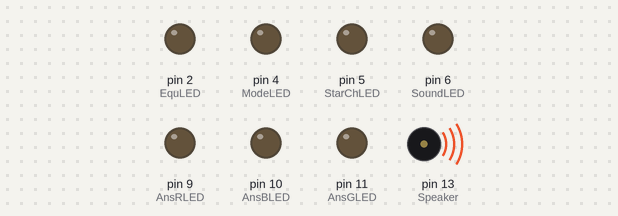
A sketch run on a simulated Arduino Uno, built with avr-gcc and run on an emulated ATmega328P. On the bench: output pins drawn as LEDs (lit = HIGH), buzzer (waves = sounding). Pins used as bus, display or sensor lines are not drawn.

Above: at 0.4 s.
At 1.3 s:
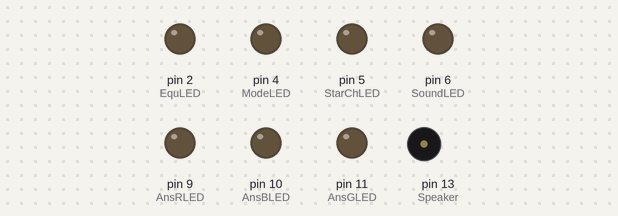
At 2.3 s:
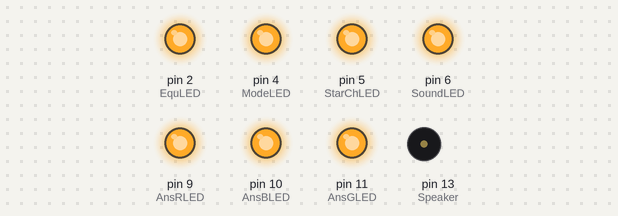
At 7.3 s:
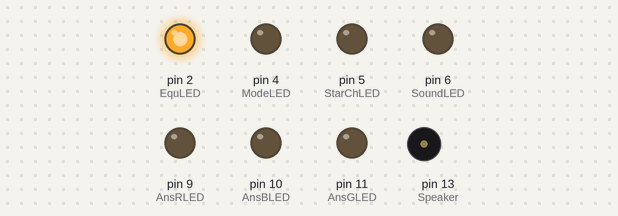
Timing chart, 0 to 8.8 s (numbered marks = the images above):
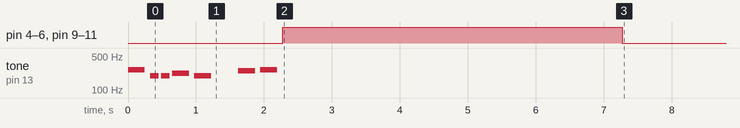

The sketch:

Scroller_LSP_Test.ino
```cpp
#include "Pitches.h"

#define Speaker 13   // Digital Pin for speaker
#define SoundBUT 12  // Digital Pin for Sound Button Activation
#define AnsGLED 11   // Answer Green LEDs
#define AnsBLED 10   // Answer Blue LEDs
#define AnsRLED 9    // Answer Red LEDs
#define StarChBUT 8  // Digital Pin for Start Check Activation
#define ModeBUT 7    // Digital Pin for Mode (Auto Check Mode) Activation
#define SoundLED 6   // Digital Pin for Sound Button LED
#define StarChLED 5  // Digital Pin for Start / Check Button LED
#define ModeLED 4    // Digital Pin for Mode (Auto Check Mode) Button LED
#define SysPower 3   // Digital Pin for keeping the Ardunio on
#define EquLED 2     // Equation LEDs
  /* A5 wired for the SDA line of the I2C
     A4 wired for the SCL line of the I2C */
#define TimerPOT A1  // Pin for Mode (Auto Check Mode) Timer Adjustment
#define SysPowBUT A0 // Pin for Power Shutdown button

int OnTimer=0;
/*Boot Melody*/
int melody[] = {NOTE_C4, NOTE_G3, NOTE_G3, NOTE_A3, NOTE_G3, 0, NOTE_B3, NOTE_C4};// notes in the melody:
int noteDuration[] = {4, 8, 8, 4, 4, 4, 4, 4};// note durations: 4 = quarter note, 8 = eighth note, etc.:
/*Incorrect Melody*/
int melody1[] = { NOTE_A7,0,NOTE_A7,0,NOTE_A7,0,NOTE_G2,NOTE_D2};
int noteDuration1[] = { 8, 16,8,16,8,16,8,3};
/*Correct Melody*/
int melody2[] = { NOTE_A7,0,NOTE_A7,0,NOTE_A7,0,NOTE_E7};
int noteDuration2[] = { 8, 16,8,16,8,16,6};

void setup() {
/* Latch Power */
    pinMode(SysPower, OUTPUT);    // Digital Pin for keeping the Ardunio on
    digitalWrite(SysPower, HIGH); // When low system turns off
/* Set Digital Pins */
    pinMode(SoundBUT, INPUT);     // Digital Pin for Sound Button Activation
    pinMode(AnsGLED, OUTPUT);     // Answer Green LEDs
    pinMode(AnsBLED, OUTPUT);     // Answer Red LEDs
    pinMode(AnsRLED, OUTPUT);     // Answer Blue LEDs
    pinMode(StarChBUT, INPUT);    // digital Pin for Start Check Activation
    pinMode(ModeBUT, INPUT);      // digital Pin for Mode Activation
    pinMode(SoundLED, OUTPUT);    // digital Pin for Sound Button LED
    pinMode(StarChLED, OUTPUT);   // digital Pin for Start / Check Button LED
    pinMode(ModeLED, OUTPUT);     // digital Pin for Mode Button LED
    pinMode(EquLED, OUTPUT);      // Equation LEDs
/* Serial, only used for fault finding and testing */
    //Serial.begin(115200);
/* Boot music */
    Boot(); // Plays boot music
/* LED Check*/
    digitalWrite(AnsGLED, HIGH);   // Answer Green LEDs
    digitalWrite(AnsBLED, HIGH);   // Answer Red LEDs
    digitalWrite(AnsRLED, HIGH);   // Answer Blue LEDs
    digitalWrite(SoundLED, HIGH);  // digital Pin for Sound Button LED
    digitalWrite(StarChLED, HIGH); // digital Pin for Start / Check Button LED
    digitalWrite(ModeLED, HIGH);   // digital Pin for Mode Button LED
    digitalWrite(EquLED, HIGH);    // Equation LEDs (stay on)
    delay(5000);                   // Long delay to CHECK LEDs
    digitalWrite(AnsGLED, LOW);    // Answer Green LEDs
    digitalWrite(AnsBLED, LOW);    // Answer Red LEDs
    digitalWrite(AnsRLED, LOW);    // Answer Blue LEDs
    digitalWrite(SoundLED, LOW);   // digital Pin for Sound Button LED
    digitalWrite(StarChLED, LOW);  // digital Pin for Start / Check Button LED
    digitalWrite(ModeLED, LOW);    // digital Pin for Mode Button LED
}

void loop() {
  delay(1000);  // delay 1 second
  OnTimer+=1;   // Increment value
  if (OnTimer>5){ // disconnect power after value reached
    digitalWrite(SysPower, LOW); // Removes signal that keeps the power on (Turns off device)
  }
}

/*Sound functions*/
void Boot(){
  for (int thisNote = 0; thisNote < (sizeof(melody)/sizeof(melody[0])); thisNote++) {
    tone(Speaker, melody[thisNote],(1000/noteDuration[thisNote])); // to calculate the note duration, take one second divided by the note duration.
    delay((1000/noteDuration[thisNote]*1.3)); // Pause is +30% of note
    noTone(Speaker);    // stop the tone playing:
  }
}
void InCorrect(){ // Answer is incorrect
  for (int thisNote = 0; thisNote < (sizeof(melody1)/sizeof(melody1[0])); thisNote++) {
    tone(Speaker, melody1[thisNote], (1000/noteDuration1[thisNote]));
    delay((1000/noteDuration1[thisNote]*1.3));
    noTone(Speaker);// stop the tone playing:
  }
}
void Correct(){ // Answer is correct
  for (int thisNote = 0; thisNote < (sizeof(melody2)/sizeof(melody2[0])); thisNote++) {
    tone(Speaker, melody2[thisNote], (1000/noteDuration2[thisNote]));
    delay((1000/noteDuration2[thisNote]*1.3));
    noTone(Speaker);// stop the tone playing:
  }
}
void Thinking(){ // Plays Thinking Pulse
    tone(Speaker, NOTE_A7, (1000/4));
    delay((1000/4*1.3));
    noTone(Speaker);// stop the tone playing:
}
```

Pitches.h
```cpp
/*************************************************
 * Public Constants
 *************************************************/

#define NOTE_B0  31
#define NOTE_C1  33
#define NOTE_CS1 35
#define NOTE_D1  37
#define NOTE_DS1 39
#define NOTE_E1  41
#define NOTE_F1  44
#define NOTE_FS1 46
#define NOTE_G1  49
#define NOTE_GS1 52
#define NOTE_A1  55
#define NOTE_AS1 58
#define NOTE_B1  62
#define NOTE_C2  65
#define NOTE_CS2 69
#define NOTE_D2  73
#define NOTE_DS2 78
#define NOTE_E2  82
#define NOTE_F2  87
#define NOTE_FS2 93
#define NOTE_G2  98
#define NOTE_GS2 104
#define NOTE_A2  110
#define NOTE_AS2 117
#define NOTE_B2  123
#define NOTE_C3  131
#define NOTE_CS3 139
#define NOTE_D3  147
#define NOTE_DS3 156
#define NOTE_E3  165
#define NOTE_F3  175
#define NOTE_FS3 185
#define NOTE_G3  196
#define NOTE_GS3 208
#define NOTE_A3  220
#define NOTE_AS3 233
#define NOTE_B3  247
#define NOTE_C4  262
#define NOTE_CS4 277
#define NOTE_D4  294
#define NOTE_DS4 311
#define NOTE_E4  330
#define NOTE_F4  349
#define NOTE_FS4 370
#define NOTE_G4  392
#define NOTE_GS4 415
#define NOTE_A4  440
#define NOTE_AS4 466
#define NOTE_B4  494
#define NOTE_C5  523
#define NOTE_CS5 554
#define NOTE_D5  587
#define NOTE_DS5 622
#define NOTE_E5  659
#define NOTE_F5  698
#define NOTE_FS5 740
#define NOTE_G5  784
#define NOTE_GS5 831
#define NOTE_A5  880
#define NOTE_AS5 932
#define NOTE_B5  988
#define NOTE_C6  1047
#define NOTE_CS6 1109
#define NOTE_D6  1175
#define NOTE_DS6 1245
#define NOTE_E6  1319
#define NOTE_F6  1397
#define NOTE_FS6 1480
#define NOTE_G6  1568
#define NOTE_GS6 1661
#define NOTE_A6  1760
#define NOTE_AS6 1865
#define NOTE_B6  1976
#define NOTE_C7  2093
#define NOTE_CS7 2217
#define NOTE_D7  2349
#define NOTE_DS7 2489
#define NOTE_E7  2637
#define NOTE_F7  2794
#define NOTE_FS7 2960
#define NOTE_G7  3136
#define NOTE_GS7 3322
#define NOTE_A7  3520
#define NOTE_AS7 3729
#define NOTE_B7  3951
#define NOTE_C8  4186
#define NOTE_CS8 4435
#define NOTE_D8  4699
#define NOTE_DS8 4978
```
